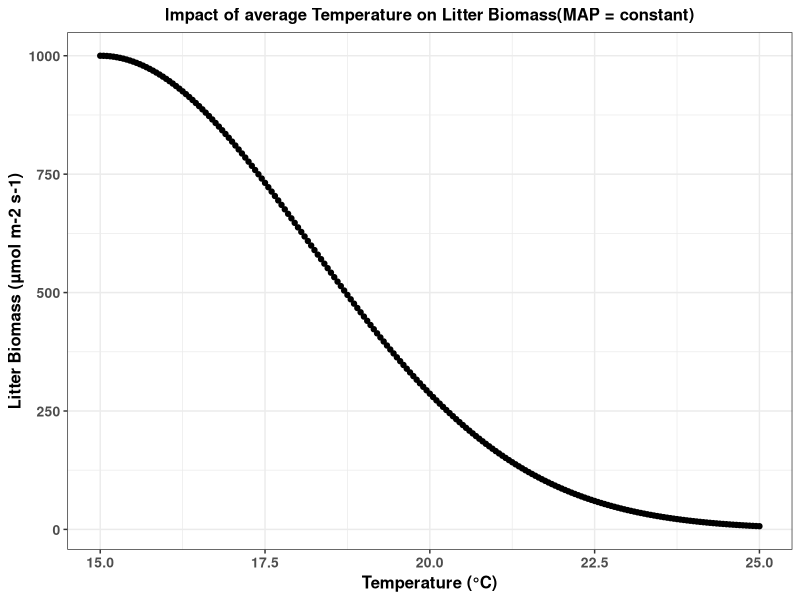
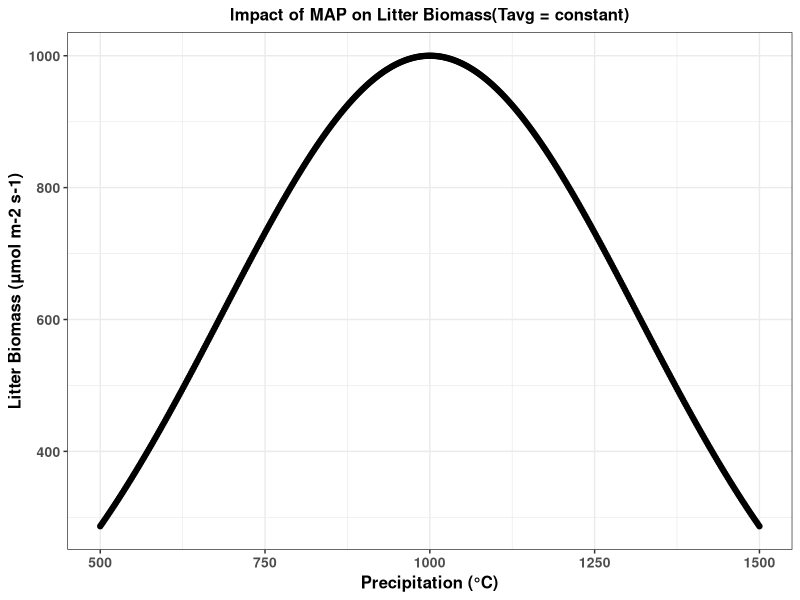
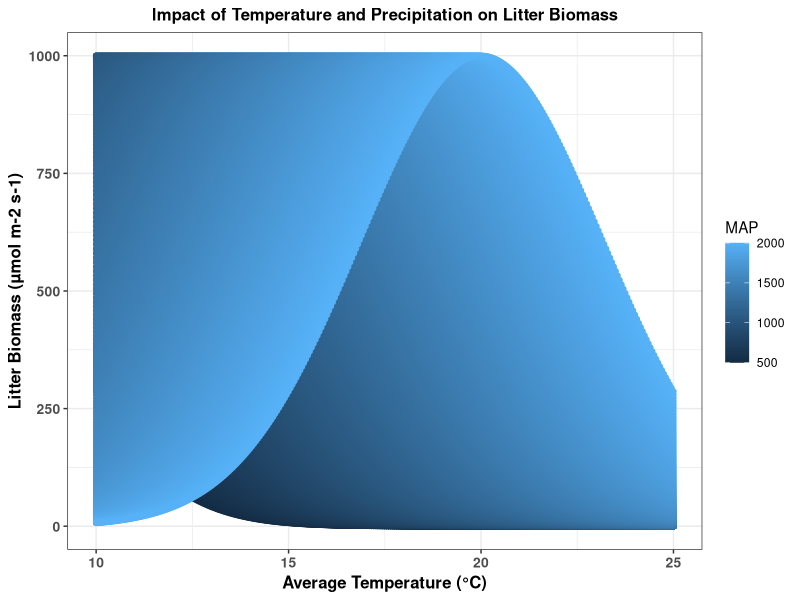
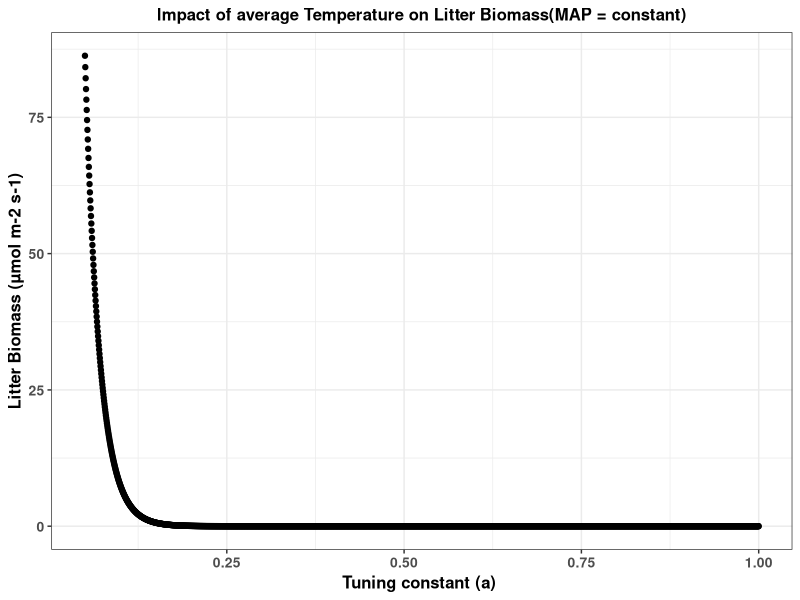

The R script that drew these images, in order:
###################
#Litter Biomass Conversion from NPP
#Author: Puja Roy
###################


library(ggplot2)

# with constant Precipitation
####################################

Litter <- function(NPP = 1000,
                   Tavg = seq(15, 25, 0.05),   
                   MAP = 1500, 
                   a = 0.05,
                   b = 0.01) {                
  x <- exp(-a * (Tavg - MAP*b)^2)
  LB <- x*NPP
  return(data.frame(LB = LB, Tavg = Tavg, MAP = MAP)) 
}
df <- Litter()

# Plot
ggplot(df, aes(x = Tavg, y = LB)) +geom_point() + labs(
  title = "Impact of average Temperature on Litter Biomass(MAP = constant)",
  x = "Temperature (°C)",
  y = "Litter Biomass (µmol m-2 s-1)")+theme_bw() +
  theme(plot.title = element_text(size = 12, face = "bold", hjust = 0.5),
        axis.title = element_text(size = 12, face = "bold"),
        axis.text = element_text(size = 10, face = "bold"))


# with constant Temperature
##############################
Litter <- function(NPP = 1000,
                   Tavg = 10,   
                   MAP = seq(500, 1500, 2), 
                   a = 0.05,
                   b = 0.01) {                
  x <- exp(-a * (Tavg - MAP*b)^2)
  LB <- x*NPP
  return(data.frame(LB = LB, Tavg = Tavg, MAP = MAP)) 
}
df <- Litter()

# Plot
ggplot(df, aes(x = MAP, y = LB)) +geom_point() + labs(
  title = "Impact of MAP on Litter Biomass(Tavg = constant)",
  x = "Precipitation (°C)",
  y = "Litter Biomass (µmol m-2 s-1)") +
  theme_bw() +
  theme(plot.title = element_text(size = 12, face = "bold", hjust = 0.5),
        axis.title = element_text(size = 12, face = "bold"),
        axis.text = element_text(size = 10, face = "bold"))

#with changing Tavg and MAP
#############################
Litter <- function(NPP = 1000,
                   Tavg = seq(10, 25, 0.05),   
                   MAP = seq(500, 2000, 5), 
                   a = 0.05,
                   b = 0.01) {                
  
  grid <- expand.grid(Tavg = Tavg, MAP = MAP)
  grid$x <- exp(-a * (grid$Tavg - grid$MAP*b)^2)
  grid$LitterBiomass <- grid$x * NPP
  return(grid)
}
df <- Litter()

# Plot
ggplot(df, aes(x = Tavg, y = LitterBiomass, color = MAP)) +
  geom_point() +
  labs(
    title = "Impact of Temperature and Precipitation on Litter Biomass",
    x = "Average Temperature (°C)",
    y = "Litter Biomass (µmol m-2 s-1)"
  )+ theme_bw() +
  theme(plot.title = element_text(size = 12, face = "bold", hjust = 0.5),
        axis.title = element_text(size = 12, face = "bold"),
        axis.text = element_text(size = 10, face = "bold"))

# various tuning constant "a"

Litter <- function(NPP = 1000,
                   Tavg = 15,   
                   MAP = 800, 
                   a = seq(0.05, 1, 0.0005),
                   b = 0.01) {                
  x <- exp(-a * (Tavg - MAP*b)^2)
  LB <- x*NPP
  return(data.frame(LB = LB, Tavg = Tavg, MAP = MAP, a = a)) 
}
df <- Litter()

# Plot
ggplot(df, aes(x = a, y = LB)) +geom_point() + labs(
  title = "Impact of average Temperature on Litter Biomass(MAP = constant)",
  x = "Tuning constant (a) ",
  y = "Litter Biomass (µmol m-2 s-1)")+theme_bw() +
  theme(plot.title = element_text(size = 12, face = "bold", hjust = 0.5),
        axis.title = element_text(size = 12, face = "bold"),
        axis.text = element_text(size = 10, face = "bold"))
